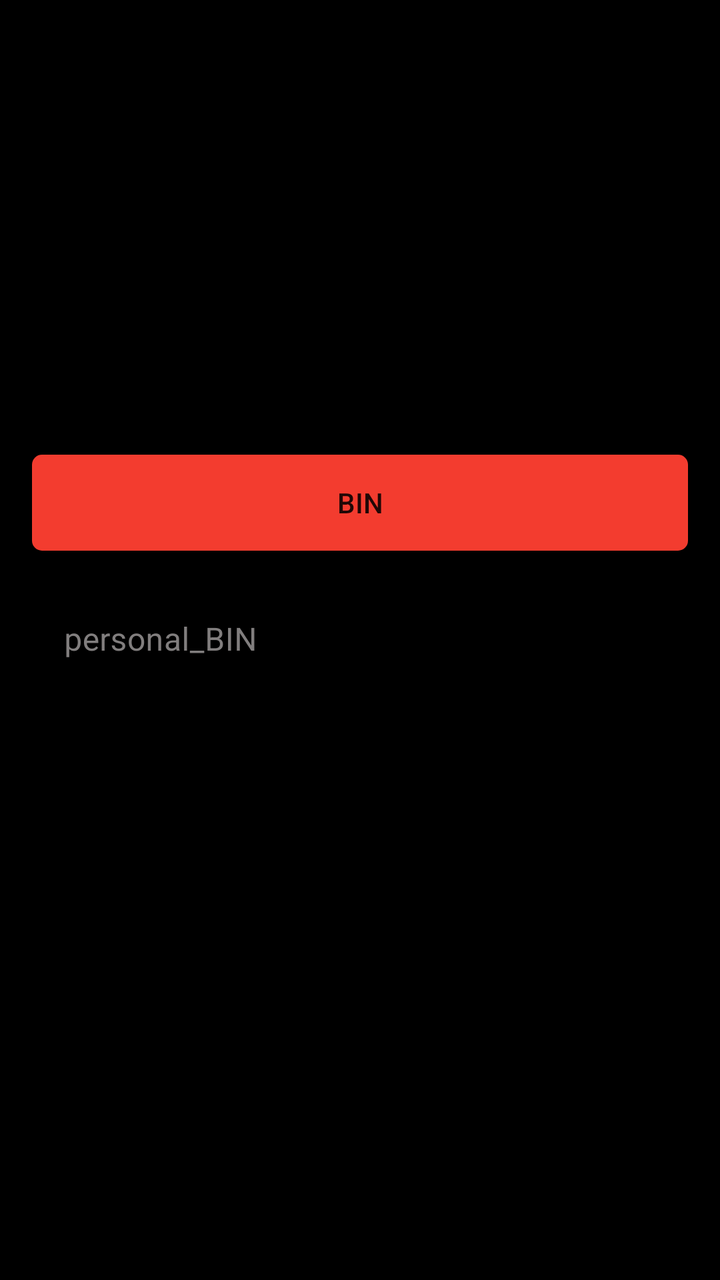
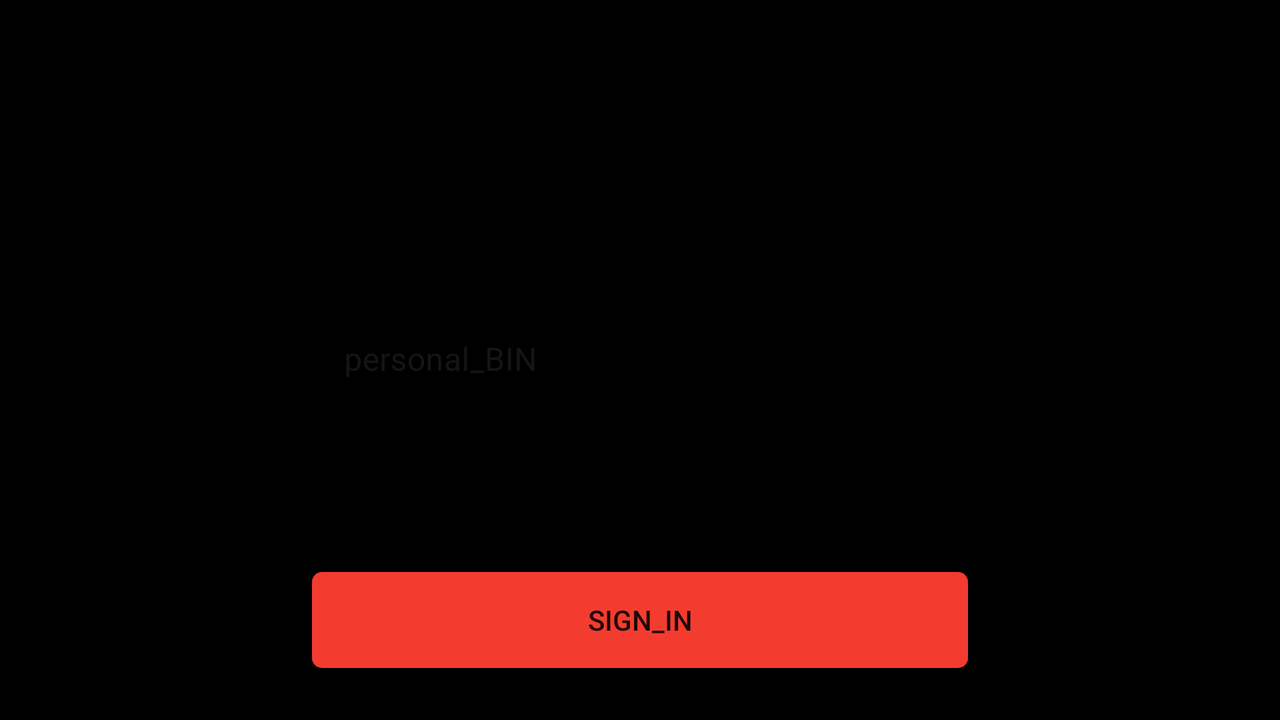

First picture: res/layout/ on a phone held upright. Second picture: the repository's own variant of that layout, on a device whose configuration matches the variant's folder. Source for both follows.
<!-- AndroidManifest.xml: application theme Theme.BinProject -->
<!-- res/layout/bank_layout.xml -->
<?xml version="1.0" encoding="utf-8"?>
<FrameLayout xmlns:android="http://schemas.android.com/apk/res/android"
    xmlns:app="http://schemas.android.com/apk/res-auto"
    xmlns:tools="http://schemas.android.com/tools"
    android:layout_width="match_parent"
    android:layout_height="match_parent"
    tools:context=".BankInfoFragment">

    <androidx.constraintlayout.widget.ConstraintLayout
        android:id="@+id/logo"
        android:layout_width="match_parent"
        android:layout_height="match_parent"
        android:background="@color/black">


        <androidx.appcompat.widget.AppCompatImageView
            android:id="@+id/logoGit"
            android:layout_width="140dp"
            android:layout_height="101dp"
            android:layout_marginTop="8dp"
            android:layout_marginBottom="8dp"
            android:src="@drawable/cft"
            app:errorTextAppearance="@color/design_default_color_error"
            app:layout_constraintBottom_toTopOf="@+id/cardDetailsView"
            app:layout_constraintEnd_toEndOf="parent"
            app:layout_constraintHorizontal_bias="0.0"
            app:layout_constraintStart_toStartOf="@+id/button"
            app:layout_constraintTop_toTopOf="parent" />

        <com.google.android.material.textfield.TextInputLayout
            android:id="@+id/textInputLayout"
            android:layout_width="wrap_content"
            android:layout_height="wrap_content"
            android:autofillHints="password"
            android:hint="@string/personal_BIN"
            android:textColorHint="@color/lite_grey"
            app:boxStrokeColor="@color/blue"
            app:hintTextColor="@color/blue"
            app:hintAnimationEnabled="true"
            app:hintEnabled="true"
            app:layout_constraintBottom_toBottomOf="parent"
            app:layout_constraintEnd_toEndOf="parent"
            app:layout_constraintStart_toStartOf="parent"
            app:layout_constraintTop_toTopOf="parent">

            <com.google.android.material.textfield.TextInputEditText
                android:id="@+id/text"
                android:layout_width="328dp"
                android:layout_height="wrap_content"
                android:background="@color/black"
                android:textColor="@color/white"
                app:layout_constraintBottom_toTopOf="@+id/button"
                app:layout_constraintEnd_toEndOf="parent"
                app:layout_constraintStart_toStartOf="parent"
                app:layout_constraintTop_toTopOf="parent" />
        </com.google.android.material.textfield.TextInputLayout>

        <androidx.appcompat.widget.AppCompatButton
            android:id="@+id/button"
            android:layout_width="328dp"
            android:layout_height="48dp"
            android:layout_marginTop="10dp"
            android:background="@drawable/rounded_button_background"
            android:text="@string/bin"
            app:layout_constraintBottom_toTopOf="@+id/textInputLayout"
            app:layout_constraintEnd_toEndOf="@+id/cardDetailsView"
            app:layout_constraintStart_toStartOf="@+id/cardDetailsView"
            app:layout_constraintTop_toBottomOf="@+id/cardDetailsView" />

        <TextView
            android:id="@+id/cardDetailsView"
            android:layout_width="328dp"
            android:layout_height="100dp"
            android:layout_marginTop="16dp"
            android:layout_marginBottom="8dp"
            android:textColor="@color/white"
            app:layout_constraintBottom_toTopOf="@+id/textInputLayout"
            app:layout_constraintEnd_toEndOf="@+id/textInputLayout"
            app:layout_constraintStart_toStartOf="@+id/textInputLayout"
            app:layout_constraintTop_toTopOf="parent" />

        <ProgressBar
            android:id="@+id/progressBar"
            style="?android:attr/progressBarStyle"
            android:layout_width="43dp"
            android:layout_height="36dp"
            android:visibility="gone"
            app:layout_constraintBottom_toBottomOf="parent"
            app:layout_constraintEnd_toEndOf="parent"
            app:layout_constraintStart_toStartOf="parent"
            app:layout_constraintTop_toTopOf="parent" />

        <androidx.recyclerview.widget.RecyclerView
            android:id="@+id/recycler_view"
            android:layout_width="match_parent"
            android:layout_height="0dp"
            android:layout_marginStart="3dp"
            android:layout_marginTop="16dp"
            android:layout_marginEnd="3dp"
            android:layout_marginBottom="3dp"
            app:layout_constraintBottom_toBottomOf="parent"
            app:layout_constraintEnd_toEndOf="parent"
            app:layout_constraintStart_toStartOf="parent"
            app:layout_constraintTop_toBottomOf="@+id/textInputLayout" />

    </androidx.constraintlayout.widget.ConstraintLayout>

</FrameLayout>
<!-- resources referenced by this layout -->
<resources>
  <color name="black">#FF000000</color>
  <color name="blue">#0988ED</color>
  <color name="lite_grey">#817E7E</color>
  <color name="white">#FFFFFFFF</color>
  <!-- drawable rounded_button_background (drawable) -->
  <shape
      xmlns:android="http://schemas.android.com/apk/res/android"
      android:shape="rectangle">
      <corners android:radius="5dp" />
      <solid android:color="@color/orange"/>
  </shape>
  <string name="bin">BIN</string>
  <string name="personal_BIN">personal_BIN</string>
  <style name="Theme.BinProject" parent="Theme.MaterialComponents.DayNight.NoActionBar">
          
          <item name="colorPrimary">@color/purple_500</item>
          <item name="colorPrimaryVariant">@color/purple_700</item>
          <item name="colorOnPrimary">@color/white</item>
          
          <item name="colorSecondary">@color/teal_200</item>
          <item name="colorSecondaryVariant">@color/teal_700</item>
          <item name="colorOnSecondary">@color/black</item>
          
          <item name="android:statusBarColor">?attr/colorPrimaryVariant</item>
          
      </style>
  <color name="orange">#F33C2F</color>
  <color name="purple_500">#FF6200EE</color>
  <color name="purple_700">#FF3700B3</color>
  <color name="teal_200">#FF03DAC5</color>
  <color name="teal_700">#FF018786</color>
</resources>
<!-- res/layout-land/bank_layout.xml (the repository's variant of the layout above) -->
<!-- drawn on the phone turned sideways -->
<?xml version="1.0" encoding="utf-8"?>
<FrameLayout
    xmlns:android="http://schemas.android.com/apk/res/android"
    xmlns:tools="http://schemas.android.com/tools"
    android:layout_width="match_parent"
    android:layout_height="match_parent"
    xmlns:app="http://schemas.android.com/apk/res-auto"
    tools:context=".BankInfoFragment">

    <androidx.constraintlayout.widget.ConstraintLayout
        android:id="@+id/logo"
        android:layout_width="match_parent"
        android:layout_height="match_parent"
        android:background="@color/black">


        <androidx.appcompat.widget.AppCompatImageView
            android:id="@+id/logoGit"
            android:layout_width="140dp"
            android:layout_height="101dp"
            android:src="@drawable/cft"
            app:errorTextAppearance="@color/design_default_color_error"
            app:layout_constraintBottom_toTopOf="@id/textInputLayout"
            app:layout_constraintEnd_toEndOf="parent"
            app:layout_constraintHorizontal_bias="1.0"
            app:layout_constraintStart_toStartOf="@+id/button"
            app:layout_constraintTop_toTopOf="parent"
            app:layout_constraintVertical_bias="0.207" />

        <com.google.android.material.textfield.TextInputLayout
            android:id="@+id/textInputLayout"
            android:layout_width="wrap_content"
            android:layout_height="wrap_content"
            android:autofillHints="password"
            android:hint="@string/personal_BIN"
            android:textColorHint="@color/grey"
            app:boxStrokeColor="@color/blue"
            app:hintAnimationEnabled="true"
            app:hintEnabled="true"
            app:layout_constraintBottom_toBottomOf="parent"
            app:layout_constraintEnd_toEndOf="parent"
            app:layout_constraintStart_toStartOf="parent"
            app:layout_constraintTop_toTopOf="parent">

            <com.google.android.material.textfield.TextInputEditText
                android:id="@+id/text"
                android:layout_width="328dp"
                android:layout_height="wrap_content"
                android:background="@color/black"
                android:textColor="@color/white"
                app:layout_constraintBottom_toTopOf="@+id/button"
                app:layout_constraintEnd_toEndOf="parent"
                app:layout_constraintStart_toStartOf="parent"
                app:layout_constraintTop_toTopOf="parent" />
        </com.google.android.material.textfield.TextInputLayout>

        <androidx.appcompat.widget.AppCompatButton
            android:id="@+id/button"
            android:layout_width="328dp"
            android:layout_height="48dp"
            android:layout_marginTop="148dp"
            android:background="@drawable/rounded_button_background"
            android:text="@string/sign_in"
            app:layout_constraintBottom_toBottomOf="parent"
            app:layout_constraintEnd_toEndOf="@+id/cardDetailsView"
            app:layout_constraintHorizontal_bias="0.0"
            app:layout_constraintStart_toStartOf="@+id/cardDetailsView"
            app:layout_constraintTop_toBottomOf="@+id/logoGit" />

        <ProgressBar
            android:id="@+id/progressBar"
            style="?android:attr/progressBarStyle"
            android:layout_width="wrap_content"
            android:layout_height="wrap_content"
            android:visibility="gone"
            app:layout_constraintBottom_toTopOf="@+id/button"
            app:layout_constraintEnd_toEndOf="@+id/textInputLayout"
            app:layout_constraintStart_toStartOf="@+id/textInputLayout"
            app:layout_constraintTop_toBottomOf="@+id/textInputLayout" />

        <TextView
            android:id="@+id/cardDetailsView"
            android:layout_width="0dp"
            android:layout_height="100dp"
            android:layout_marginBottom="8dp"
            android:textColor="@color/white"
            app:layout_constraintBottom_toTopOf="@+id/textInputLayout"
            app:layout_constraintEnd_toEndOf="@+id/textInputLayout"
            app:layout_constraintHorizontal_bias="0.547"
            app:layout_constraintStart_toStartOf="@+id/textInputLayout"
            app:layout_constraintTop_toTopOf="parent"
            app:layout_constraintVertical_bias="0.854" />


    </androidx.constraintlayout.widget.ConstraintLayout>

</FrameLayout>
<!-- resources referenced by the variant -->
<!-- as the phone turned sideways resolves them -->
<resources>
  <color name="black">#FF000000</color>
  <color name="blue">#0988ED</color>
  <color name="grey">#151515</color>
  <color name="white">#FFFFFFFF</color>
  <!-- drawable rounded_button_background (drawable) -->
  <shape
      xmlns:android="http://schemas.android.com/apk/res/android"
      android:shape="rectangle">
      <corners android:radius="5dp" />
      <solid android:color="@color/orange"/>
  </shape>
  <string name="personal_BIN">personal_BIN</string>
  <string name="sign_in">sign_in</string>
  <style name="Theme.BinProject" parent="Theme.MaterialComponents.DayNight.NoActionBar">
          
          <item name="colorPrimary">@color/purple_500</item>
          <item name="colorPrimaryVariant">@color/purple_700</item>
          <item name="colorOnPrimary">@color/white</item>
          
          <item name="colorSecondary">@color/teal_200</item>
          <item name="colorSecondaryVariant">@color/teal_700</item>
          <item name="colorOnSecondary">@color/black</item>
          
          <item name="android:statusBarColor">?attr/colorPrimaryVariant</item>
          
      </style>
  <color name="orange">#F33C2F</color>
  <color name="purple_500">#FF6200EE</color>
  <color name="purple_700">#FF3700B3</color>
  <color name="teal_200">#FF03DAC5</color>
  <color name="teal_700">#FF018786</color>
</resources>
